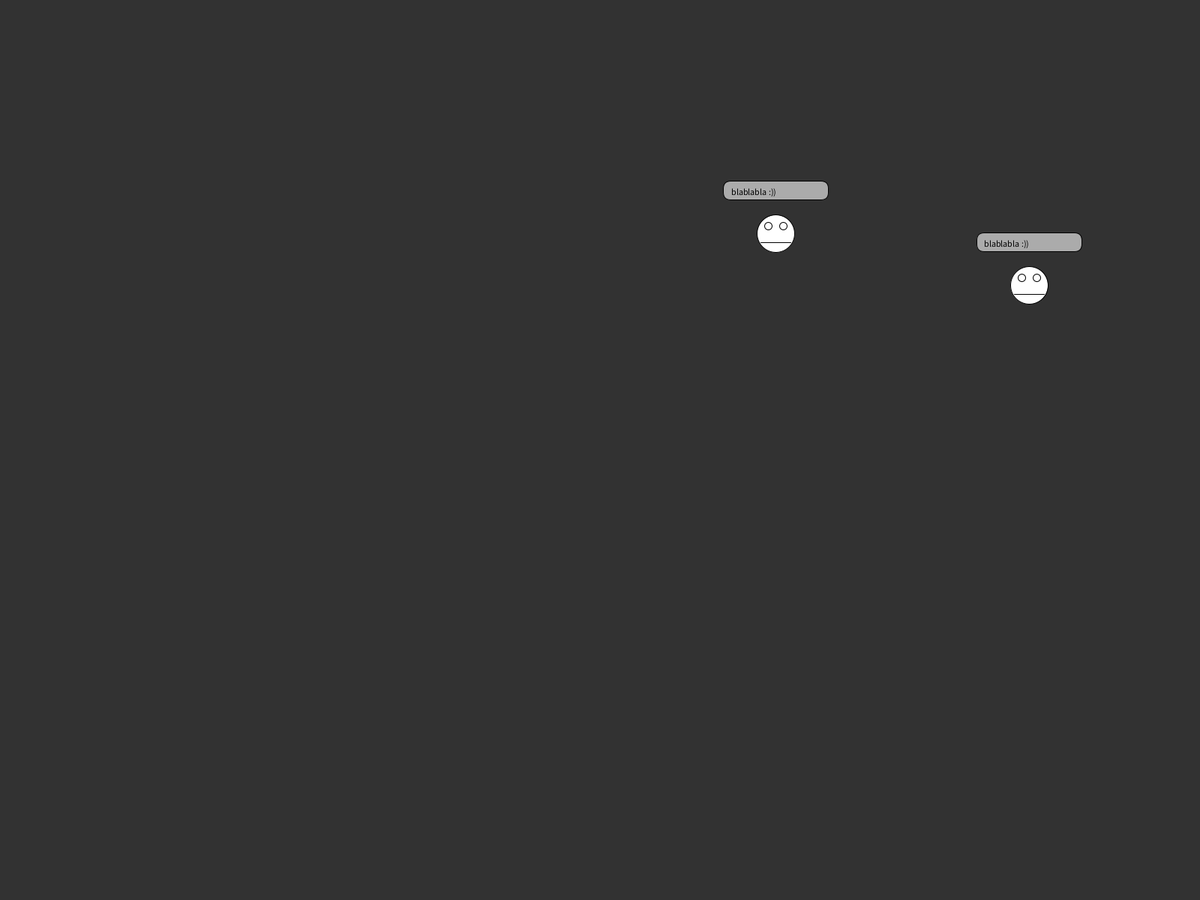
Frame 1 (no input)
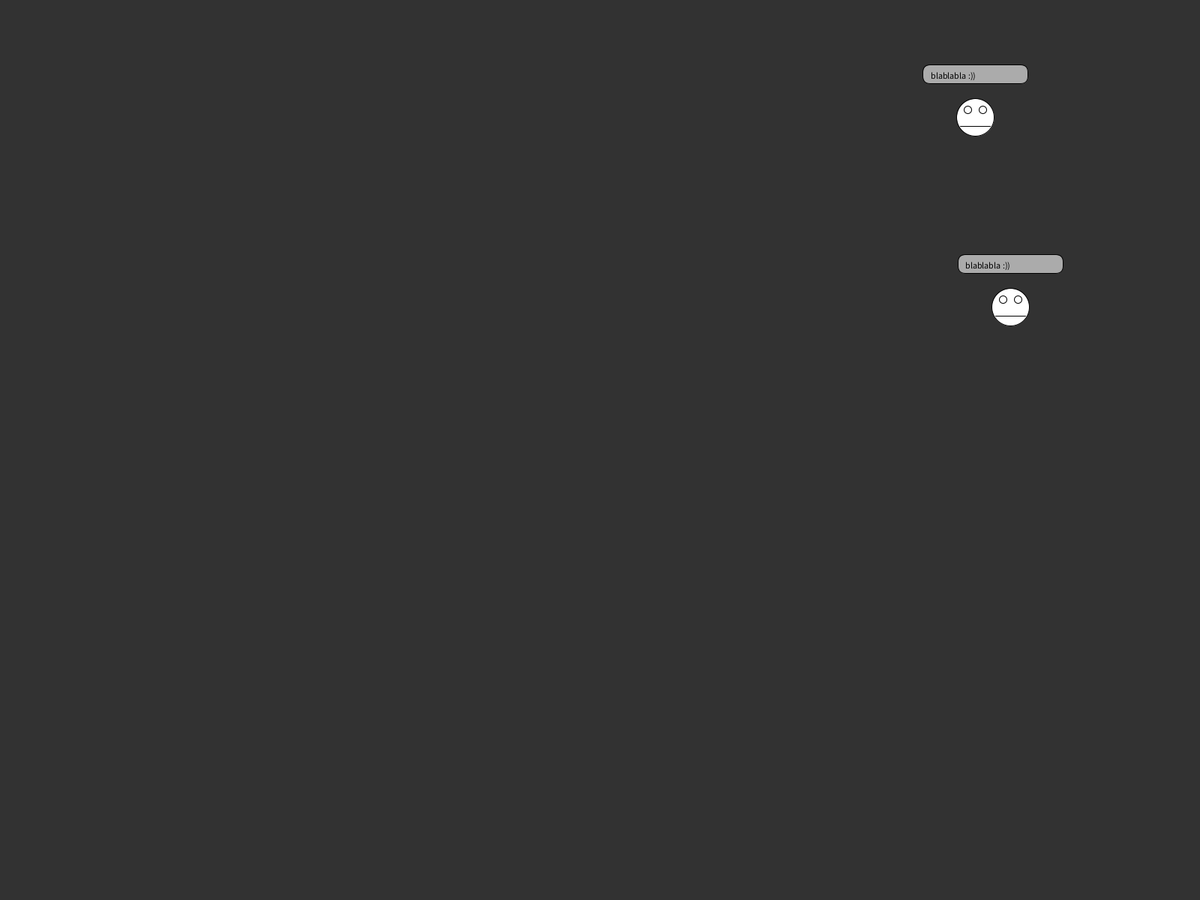
Frame 60 (the mouse pressed at the canvas centre just before this capture)
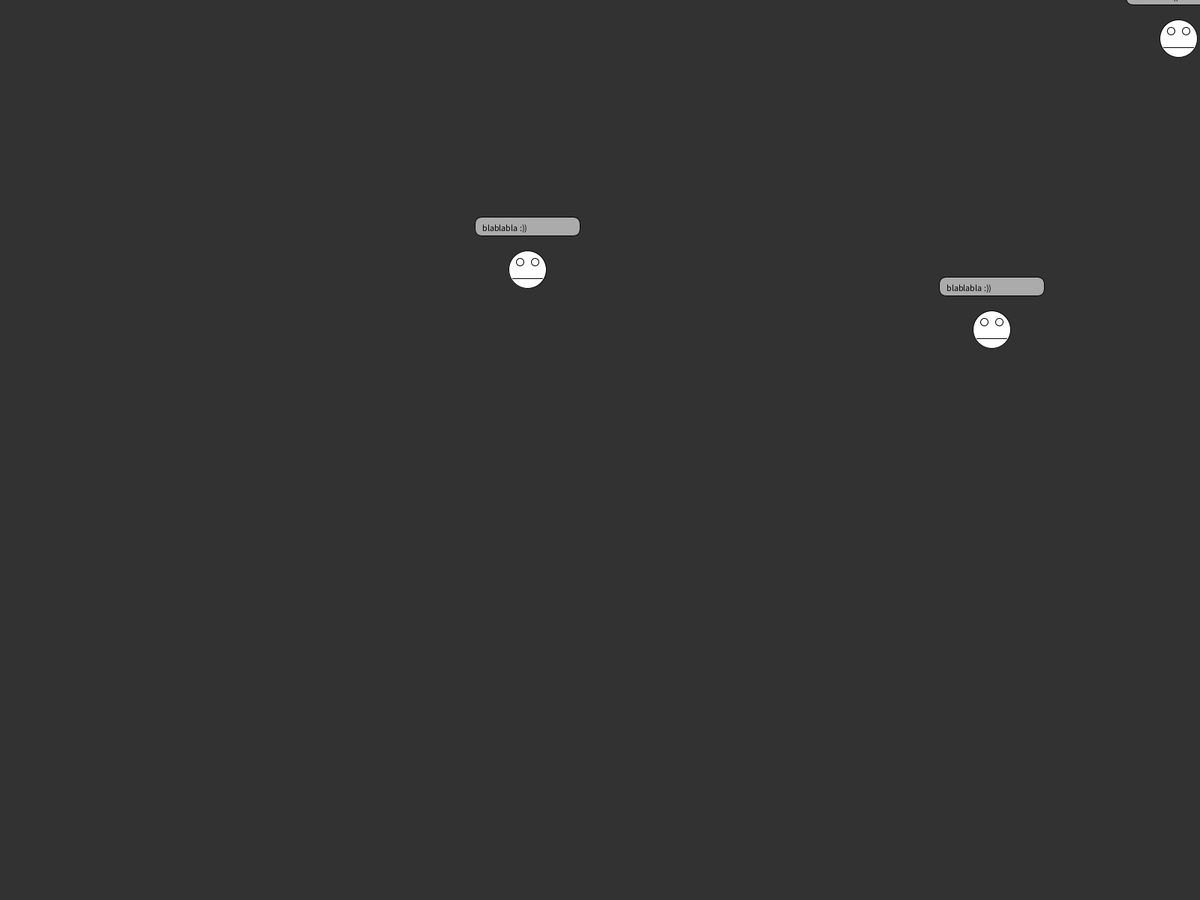
Frame 120 (the mouse held since frame 60 and released just before this capture)

The Processing sketch that drew these frames (run headless with seeded random() and noise(); from frame 60 on, the mouse is pressed at the canvas centre):

// Processing sketch: creatureArrayList
// ── creatureArrayList.pde
//Opgave beskrivelse
// Afleveringen:
// 
// Opgaven skal laves af højest to personer.
// I skal aflevere “koden” og en “video” hvor forklarer koden, og anvender rigtige fagord
// Krav:
//  Tegn et “væsen” vha. de indbyggede 2D tegnefunktioner
//  Lav en talebobbel på skærmen, ligesom i en tegneserie.
//  Anvend variabler istedet for direkte skrevne tal eller ord
//  Flyt “væsnet” rundt på skærmen. Det må gerne forsvinde ud af billedet, hvis opgaven er lidt svær
//
// Frivilligt:
//  Prøv at få “væsnet” til f.eks at “bounce” eller bevæge sig længere væk så der simuleres en rummelig dimension

class Creature {
  float x;
  float y;
  float xvel;
  float yvel;
    
  final int diameter = 50;
  final int eyeDiameter = 10;
  final int mouthLength = 40;
  final int speechBubbleWidth = 140;
  final int speechBubbleHeight = 25;
  final int speechBubbleXOffset = 70;
  final int speechBubbleYOffset = 70;
  final String speechText = "blablabla :))";
   
  Creature(float x, float y, float xvel, float yvel) {
    this.x = x;
    this.y = y;
    this.xvel = xvel;
    this.yvel = yvel;
  }
    
  void draw() {
    circle(x, y, diameter);
    // draw the eyes
    circle(x - 10, y - 10, eyeDiameter);
    circle(x + 10, y - 10, eyeDiameter);
    
    // draw the mouth
    line(x - mouthLength / 2, y + diameter / 4, x + mouthLength / 2, y + diameter / 4);
    
    // draw the speech bubble
    fill(255, 150); // set alpha value to 150 (translucent)
    rect(x - speechBubbleXOffset, y - speechBubbleYOffset, speechBubbleWidth, speechBubbleHeight, 10, 10, 10, 10);
    fill(0);
    text(speechText, x - speechBubbleXOffset + 10, y - speechBubbleYOffset + 18);
    fill(255);
  }
    
  void move() {
    x += xvel;
    y += yvel;
    
    //if on wall, bounce (reverse velocity)
    if (x < diameter / 2 || x > width - diameter / 2) {
        xvel *= -1;
    }
    if (y < diameter / 2 || y > height - diameter / 2) {
        yvel *= -1;
    }

    // if inside wall, move away from wall
    if (x < diameter / 2) {
        x += 5;
    }
    if (x > width - diameter / 2) {
        x -= 5;
    }
    if (y < diameter / 2) {
        y += 5;
    }
    if (y > height - diameter / 2) {
        y -= 5;
    }
  }
}


ArrayList<Creature> creatures = new ArrayList<Creature>();

void setup() {
  size(600, 600);
  fullScreen();
  for (int i = 0; i < 2; i++) {
    creatures.add(new Creature(random(width), random(height), random(-5, 5), random(-5, 5)));
  }
}

void draw() {
  background(50);
    
  for (Creature c : creatures) {
    c.draw();
    c.move();
  }
}

void mousePressed() {
  creatures.add(new Creature(mouseX, mouseY, random(-5, 5), random(-5, 5)));
}
